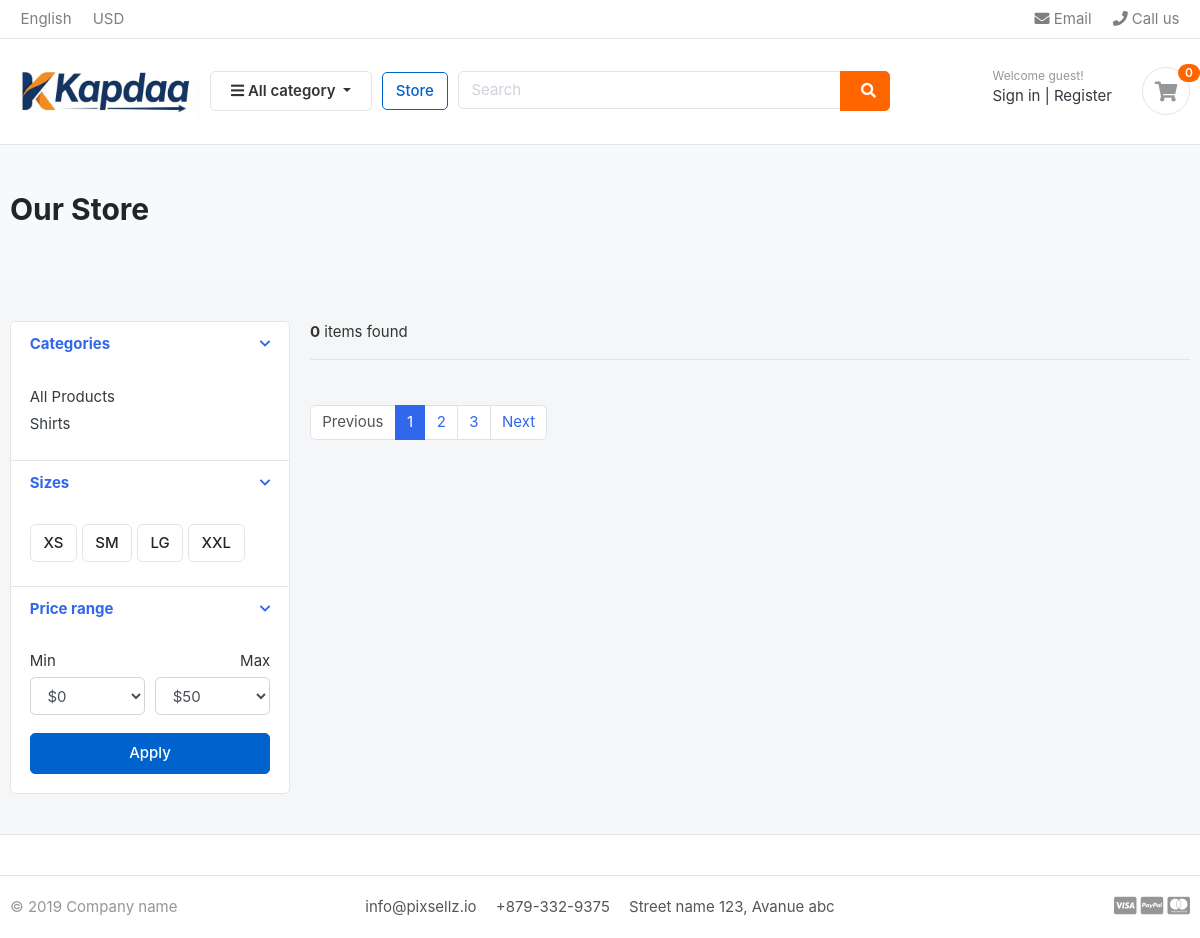
The page /store/ on the database as committed earlier.
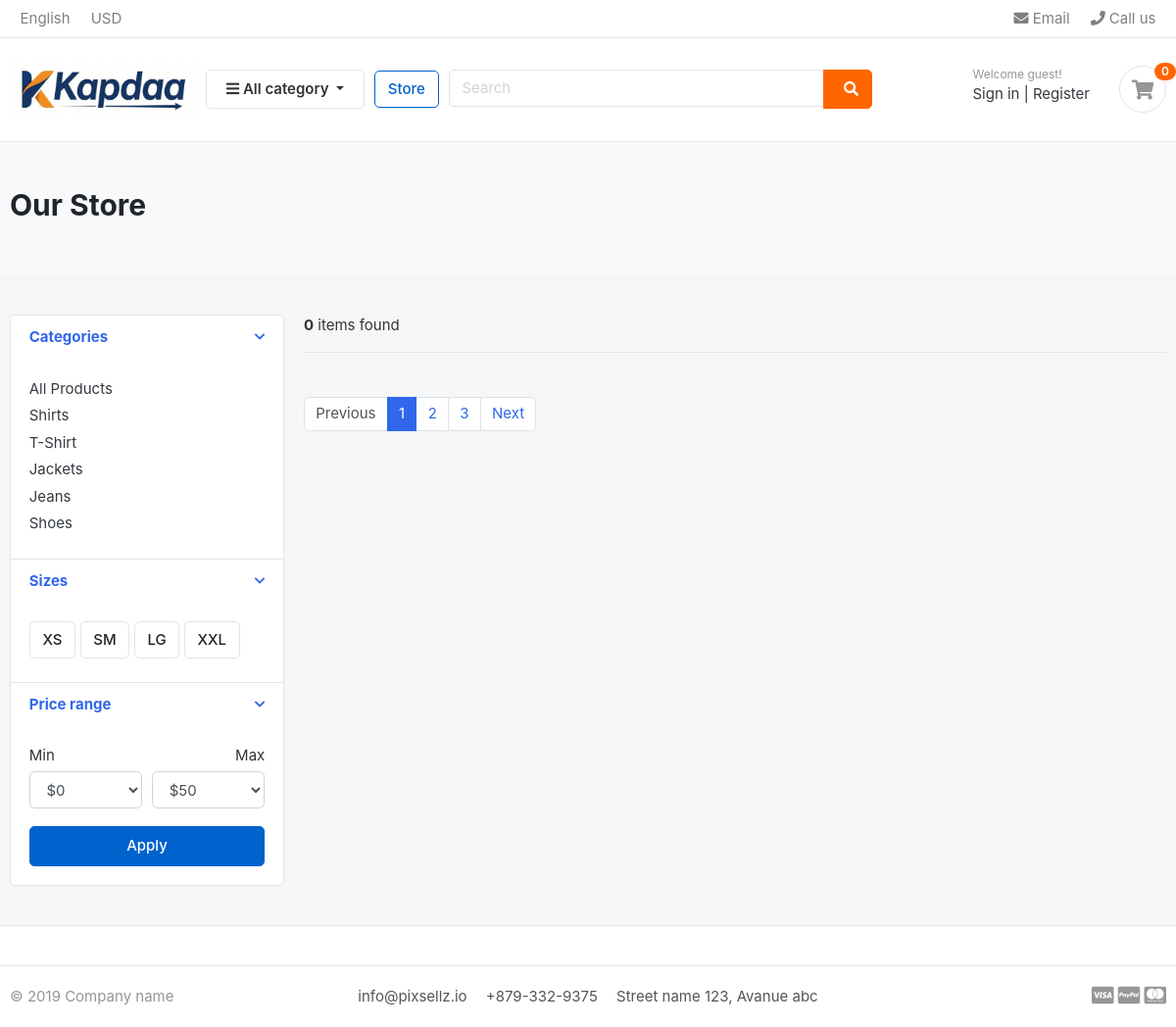
The same page on the database as committed later.
### category/models.py (models this page shows, shortened)
class Category(models.Model):
    category_name = models.CharField(max_length=100, unique=True)
    slug = models.SlugField(max_length=100, unique=True)
    description = models.TextField(max_length=255, blank=True)
    cat_image = models.ImageField(upload_to='photos/categories', blank=True) #blank=True means it is optional
    class Meta:
        verbose_name = 'Category'
        verbose_name_plural = 'Categories'
    def get_url(self):
        return reverse('products_by_category', args=[self.slug])

### store/views.py (the view)
# urls.py: path("store/", include("store.urls")),
def store(request, category_slug=None):
    catergories = None
    products = None
    if category_slug is not None:
        catergories = get_object_or_404(Category, slug=category_slug)
        products = Product.objects.filter(category=catergories, is_available=True)
    else:
        products = Product.objects.filter(is_available=True)
    products_count = products.count()
    context = {
        'products': products,
        'product_count': products_count,
    }
    return render(request, "store/store.html", context)

### category/context_processors.py (called while the page is built)
def menu_links(request):
    categories = Category.objects.all() # this will return all categories to all templates
    return dict(links=categories) # dict is used to return a dictionary

### templates/store/store.html (shortened to what this page needs)
{% extends 'base.html' %}
{% block content %}
<section class="section-pagetop bg">
    <div class="container">
        <h2 class="title-page">Our Store</h2>
    </div>
</section>
<section class="section-content padding-y">
    <div class="container">
        <div class="row">
            <aside class="col-md-3">
                <div class="card">
                    <article class="filter-group">
                        <header class="card-header">
                            <a href="#" data-toggle="collapse" data-target="#collapse_1" aria-expanded="true" class="">
                                <i class="icon-control fa fa-chevron-down"></i>
                                <h6 class="title">Categories</h6>
                            </a>
                        </header>
                        <div class="filter-content collapse show" id="collapse_1" style="">
                            <div class="card-body">
                                <ul class="list-menu">
                                    <li><a href="{% url 'store' %}">All Products</a></li>
                                    {% for category in links %}
                                    <li><a href="{{ category.get_url }}">{{ category.category_name }}</a></li>
                                    {% endfor %}
                                </ul>
                            </div>
                        </div>
                    </article>
                    <article class="filter-group">
                        <header class="card-header">
                            <a href="#" data-toggle="collapse" data-target="#collapse_4" aria-expanded="true" class="">
                                <i class="icon-control fa fa-chevron-down"></i>
                                <h6 class="title">Sizes </h6>
                            </a>
                        </header>
                        <div class="filter-content collapse show" id="collapse_4" style="">
                            <div class="card-body">
                                <label class="checkbox-btn">
                                    <span class="btn btn-light"> XS </span>
                                </label>
                                <label class="checkbox-btn">
                                    <span class="btn btn-light"> SM </span>
                                </label>
                                <label class="checkbox-btn">
                                    <span class="btn btn-light"> LG </span>
                                </label>
                                <label class="checkbox-btn">
                                    <span class="btn btn-light"> XXL </span>
                                </label>
                            </div>
                        </div>
                    </article>
                    <article class="filter-group">
                        <header class="card-header">
                            <a href="#" data-toggle="collapse" data-target="#collapse_3" aria-expanded="true" class="">
                                <i class="icon-control fa fa-chevron-down"></i>
                                <h6 class="title">Price range </h6>
                            </a>
                        </header>
                        <div class="filter-content collapse show" id="collapse_3" style="">
                            <div class="card-body">
                                <div class="form-row">
                                    <div class="form-group col-md-6">
                                        <label>Min</label>
                                        <select class="mr-2 form-control">
                                            <option value="0">$0</option>
                                        </select>
                                    </div>
                                    <div class="form-group text-right col-md-6">
                                        <label>Max</label>
                                        <select class="mr-2 form-control">
                                            <option value="50">$50</option>
                                        </select>
                                    </div>
                                </div>
                                <button class="btn btn-block btn-primary">Apply</button>
                            </div>
                        </div>
                    </article>
                </div>
            </aside>
            <main class="col-md-9">
                <header class="border-bottom mb-4 pb-3">
                    <div class="form-inline">
                        <span class="mr-md-auto"><b>{{ product_count }}</b> items found </span>
                    </div>
                </header>
                <nav class="mt-4" aria-label="Page navigation sample">
                    <ul class="pagination">
                        <li class="page-item disabled"><a class="page-link" href="#">Previous</a></li>
                        <li class="page-item active"><a class="page-link" href="#">1</a></li>
                        <li class="page-item"><a class="page-link" href="#">2</a></li>
                        <li class="page-item"><a class="page-link" href="#">3</a></li>
                        <li class="page-item"><a class="page-link" href="#">Next</a></li>
                    </ul>
                </nav>
            </main>
        </div>
    </div>
</section>
{% endblock %}

### templates/base.html (shortened to what this page needs)
{% load static %}
<!DOCTYPE HTML>
<html lang="en">
<head>
    <link href="{% static 'css/bootstrap.css' %}" rel="stylesheet" type="text/css" />
    <link href="{% static 'fonts/fontawesome/css/all.min.css' %}" type="text/css" rel="stylesheet">
    <link href="{% static 'css/ui.css' %}" rel="stylesheet" type="text/css" />
    <link href="{% static 'css/custom.css' %}" rel="stylesheet" type="text/css" />
    <link href="{% static 'css/responsive.css' %}" rel="stylesheet" media="only screen and (max-width: 1200px)" />
</head>
<body>
    {% include 'includes/navbar.html' %}
    {% block content %}{% endblock %}
    {% include 'includes/footer.html' %}
</body>
</html>

### templates/includes/navbar.html (shortened to what this page needs)
{% load static %}
<header class="section-header">
    <nav class="navbar p-md-0 navbar-expand-sm navbar-light border-bottom">
        <div class="container">
            <div class="collapse navbar-collapse" id="navbarTop4">
                <ul class="navbar-nav mr-auto">
                    <li class="nav-item dropdown">
                        <a href="#" class="nav-link"> English </a>
                    </li>
                    <li class="nav-item dropdown">
                        <a href="#" class="nav-link"> USD </a>
                    </li>
                </ul>
                <ul class="navbar-nav">
                    <li><a href="#" class="nav-link"> <i class="fa fa-envelope"></i> Email </a></li>
                    <li><a href="#" class="nav-link"> <i class="fa fa-phone"></i> Call us </a></li>
                </ul>
            </div>
        </div>
    </nav>
    <section class="header-main border-bottom">
        <div class="container">
            <div class="row align-items-center">
                <div class="col-lg-2 col-md-3 col-6">
                    <a href="{% url 'home' %}" class="brand-wrap">
                        <img class="logo" src="{% static 'images/logo.png' %}">
                    </a>
                </div>
                <div class="col-lg col-sm col-md col-6 flex-grow-0">
                    <div class="category-wrap dropdown d-inline-block float-right">
                        <button type="button" class="btn btn-primary dropdown-toggle" data-toggle="dropdown">
                            <i class="fa fa-bars"></i> All category
                        </button>
                    </div>
                </div>
                <a href="{% url 'store' %}" class="btn btn-outline-primary">Store</a>
                <div class="col-lg  col-md-6 col-sm-12 col">
                    <form action="#" class="search">
                        <div class="input-group w-100">
                            <input type="text" class="form-control" style="width:60%;" placeholder="Search">
                            <div class="input-group-append">
                                <button class="btn btn-primary" type="submit">
                                    <i class="fa fa-search"></i>
                                </button>
                            </div>
                        </div>
                    </form>
                </div>
                <div class="col-lg-3 col-sm-6 col-8 order-2 order-lg-3">
                    <div class="d-flex justify-content-end mb-3 mb-lg-0">
                        <div class="widget-header">
                            <small class="title text-muted">Welcome guest!</small>
                            <div>
                                <a href="./signin.html">Sign in</a> <span class="dark-transp"> | </span>
                                <a href="./register.html"> Register</a>
                            </div>
                        </div>
                        <a href="./cart.html" class="widget-header pl-3 ml-3">
                            <div class="icon icon-sm rounded-circle border"><i class="fa fa-shopping-cart"></i>
                            </div>
                            <span class="badge badge-pill badge-danger notify">0</span>
                        </a>
                    </div>
                </div>
            </div>
        </div>
    </section>
</header>

### templates/includes/footer.html
{% load static %}
    <footer class="section-footer border-top">
        <div class="container">
            <section class="footer-bottom border-top row">
                <div class="col-md-2">
                    <p class="text-muted"> &copy 2019 Company name </p>
                </div>
                <div class="col-md-8 text-md-center">
                    <span class="px-2">info@pixsellz.io</span>
                    <span class="px-2">+879-332-9375</span>
                    <span class="px-2">Street name 123, Avanue abc</span>
                </div>
                <div class="col-md-2 text-md-right text-muted">
                    <i class="fab fa-lg fa-cc-visa"></i>
                    <i class="fab fa-lg fa-cc-paypal"></i>
                    <i class="fab fa-lg fa-cc-mastercard"></i>
                </div>
            </section>
        </div>
    </footer>

### static/css/ui.css (style rules this page uses)
html { font-family: "Inter", sans-serif; font-size: 15px; }
.icon-xs, .icon-sm, .icon-md, .icon-lg { display: inline-block; text-align: center; flex-shrink: 0; flex-grow: 0; }
.icon-sm { width: 48px; height: 48px; line-height: 48px !important; font-size: 20px; }
.padding-y { padding-top: 40px; padding-bottom: 40px; }
article:after, .form-group:after { display: block; clear: both; content: ""; }
.bg { background-color: #f8f9fa; }
.title-page { color: #212529; }
p:last-child { margin-bottom: 0; }
.header-main { position: relative; padding-top: 1rem; padding-bottom: 1rem; }
.brand-wrap .logo, .navbar-brand .logo { margin-right: 7px; max-height: 60px; display: inline-block; }
.widget-header { display: inline-block; vertical-align: middle; position: relative; }
.widget-header a { color: #343a40; }
.widget-header i { color: #969696; }
.widget-header .title { display: block; }
.widget-header .notify { position: absolute; top: -3px; right: -10px; }
.footer-bottom { padding-top: 20px; padding-bottom: 20px; }
.btn-light { background-color: #fff; border-color: #e4e4e4; }
[class*=list-] li:after { visibility: hidden; display: block; content: ""; overflow: hidden; height: 0; clear: both; }
.list-menu { list-style: none; margin: 0; padding-left: 0; }
.list-menu li { margin-bottom: 5px; }
.list-menu a { color: #343a40; }
.notify { position: absolute; top: -4px; right: -10px; display: inline-block; padding: 0.25em 0.6em; font-size: 12px; line-height: 1; text-align: center; border-radius: 3rem; color: #fff; background-color: #fa3434; }
.icon-control { margin-top: 5px; float: right; font-size: 80%; }
.card-header .title { margin-bottom: 0; line-height: 1.5; }
.filter-group { border-bottom: 1px solid #e4e4e4; }
.filter-group .card-header { border-bottom: 0; }
.filter-group:last-child { border-bottom: 0; }
.checkbox-btn { position: relative; }
.section-pagetop { padding: 45px 0; }

### static/css/custom.css (style rules this page uses)
:root { --primary-color: #0062cc; --secondary-color: #ff6600; --text-color: #333; --light-bg: #f8f9fa; --border-color: #e4e4e4; }
body { font-family: 'Inter', sans-serif; color: var(--text-color); background-color: #f4f6f8; }
.section-header { background-color: #fff; box-shadow: 0 2px 10px rgba(0, 0, 0, 0.05); }
.header-main { padding-top: 1.5rem; padding-bottom: 1.5rem; }
.search .form-control { border-radius: 5px 0 0 5px; border-color: var(--border-color); }
.search .btn { border-radius: 0 5px 5px 0; background-color: var(--secondary-color); border-color: var(--secondary-color); color: #fff; width: 50px; }
.btn-primary { background-color: var(--primary-color); border-color: var(--primary-color); border-radius: 5px; padding: 8px 20px; transition: all 0.3s ease; }
.btn-outline-primary { color: var(--primary-color); border-color: var(--primary-color); border-radius: 5px; }
.section-footer { background-color: #fff; color: #555; padding-top: 40px; }
.footer-bottom { padding-top: 20px; padding-bottom: 20px; border-top: 1px solid var(--border-color); }
.category-wrap .btn { background-color: #fff; color: var(--text-color); border: 1px solid var(--border-color); font-weight: 600; }
.widget-header .icon { color: var(--primary-color); border-color: var(--border-color); }
.widget-header .notify { background-color: var(--secondary-color); }

Rows that differ between the two databases and show on the page:
added Category: category_name "T-Shirt"
added Category: category_name "Jackets"
added Category: category_name "Jeans"
added Category: category_name "Shoes"
